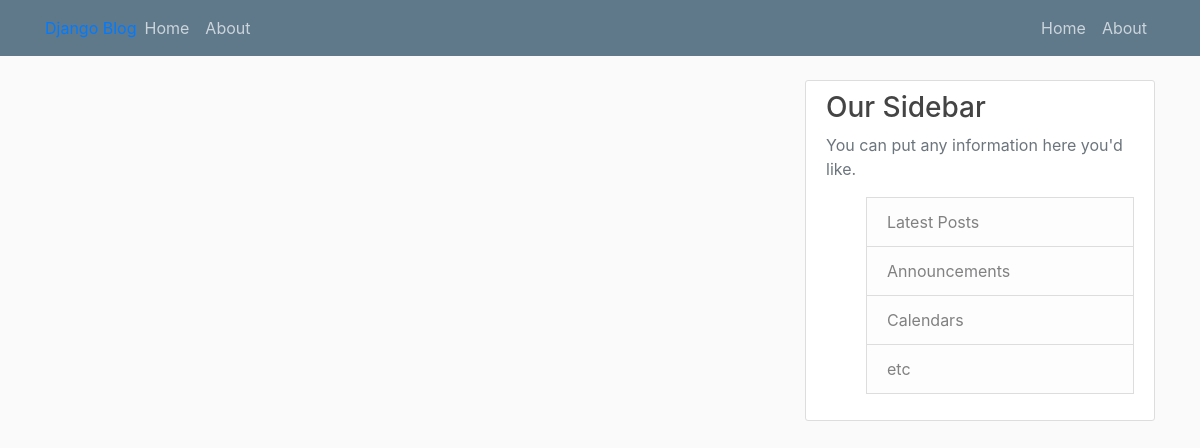
Before: / with the older database file.
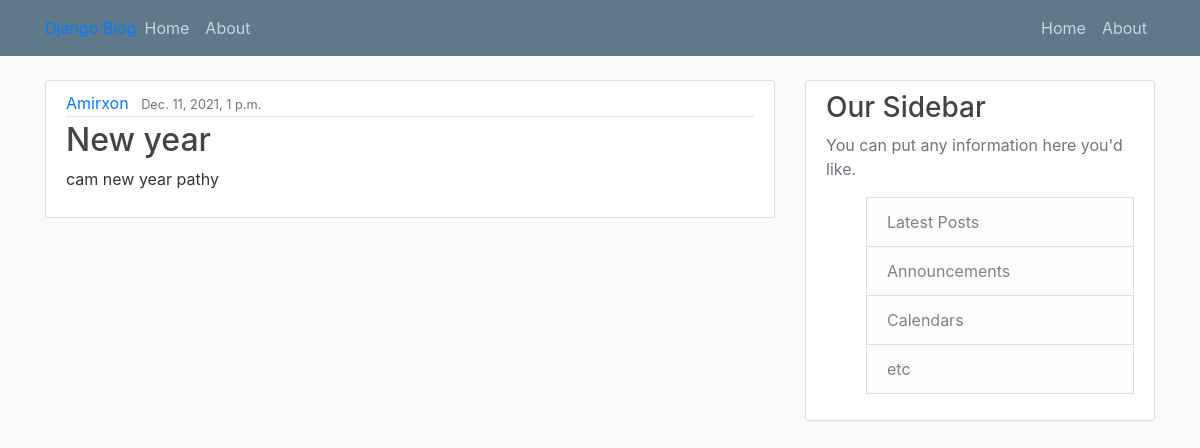
After: the same page with the newer database file.
### blog/models.py (models this page shows, shortened)
class Post(models.Model):
    title =models.CharField(max_length=100)
    content=models.TextField()
    date_posted = models.DateTimeField(default=timezone.now)
    author = models.ForeignKey(User,on_delete=models.CASCADE)

### blog/views.py (the view)
# urls.py: path('',views.home, name='blog-home'),
def home(request):
    context = {'posts':Post.objects.all()}
    return render(request, 'blog/home.html', context)

### blog/templates/blog/home.html
{% extends "blog/base.html" %}
{% block content %}
    {% for post in posts %}
<article class="media content-section">
    <div class="media-body">
        <div class="article-metadata">
            <a class="mr-2" href="#">{{ post.author }}</a>
            <small class="text-muted">{{ post.date_posted }}</small>
        </div>
        <h2><a class="article-title" href="#">{{ post.title }}</a></h2>
        <p class="article-content">{{ post.content }}</p>
    </div>
</article>
    {% endfor %}
{% endblock content %}

### blog/templates/blog/base.html (shortened to what this page needs)
{% load static %}
<!DOCTYPE html>
<html lang="en">
<head>
    <link rel="stylesheet" href="https://maxcdn.bootstrapcdn.com/bootstrap/4.5.2/css/bootstrap.min.css">
    <link rel="stylesheet" type="text/css"  href="{% static 'blog/main.css'%}">
</head>
<body>
    <header class="site-header">
        <nav class="navbar navbar-expand-md navbar-dark bg-steel fixed-top">
            <div class="container">
                <a href="{% url 'blog-home' %}">Django Blog</a>
                <div class="collapse navbar-collapse" id="navbarToggle">
                    <div class="navbar-nav mr-auto">
                        <a class="nav-item nav-link" href="{% url 'blog-home' %}">Home</a>
                        <a class="nav-item nav-link" href="{% url 'blog-about' %}">About</a>
                    </div>
                    <div class="navbar-nav">
                        <a class="nav-item nav-link" href="#">Home</a>
                        <a class="nav-item nav-link" href="#">About</a>
                    </div>
                </div>
            </div>
        </nav>
    </header>
<main role="main" class="container">
  <div class="row">
    <div class="col-md-8">
{% block content %}
{% endblock %}
    </div>
<div class="col-md-4">
  <div class="content-section">
<h3>Our Sidebar</h3>
<p class="text-muted">You can put any information here you'd like.
  <ul>
    <li class="list-group-item list-group-item-light">Latest Posts</li>
    <li class="list-group-item list-group-item-light">Announcements</li>
    <li class="list-group-item list-group-item-light">Calendars</li>
    <li class="list-group-item list-group-item-light">etc</li>
  </ul>
</p>
  </div>
</div>
  </div>
</main>
</body>
</html>

### blog/static/blog/main.css (style rules this page uses)
body { background: #fafafa; color: #333333; margin-top: 5rem; }
h1, h2, h3, h4, h5, h6 { color: #444444; }
ul { margin: 0; }
.bg-steel { background-color: #5f788a; }
.site-header .navbar-nav .nav-link { color: #cbd5db; }
.content-section { background: #ffffff; padding: 10px 20px; border: 1px solid #dddddd; border-radius: 3px; margin-bottom: 20px; }
.article-title { color: #444444; }
.article-content { white-space: pre-line; }
.article-metadata { padding-bottom: 1px; margin-bottom: 4px; border-bottom: 1px solid #e3e3e3 }

Changed rows visible on the page:
added Post: author "Amirxon", date_posted "Dec. 11, 2021, 1 p.m.", title "New year", content "cam new year pathy"
